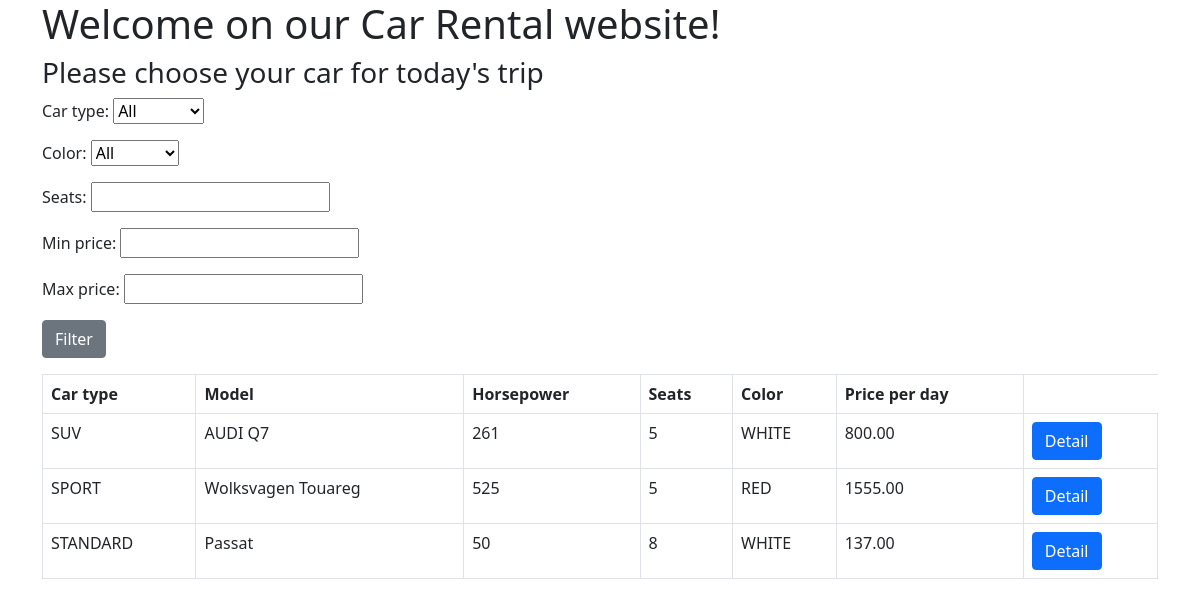
Page /home/ on the earlier database version.
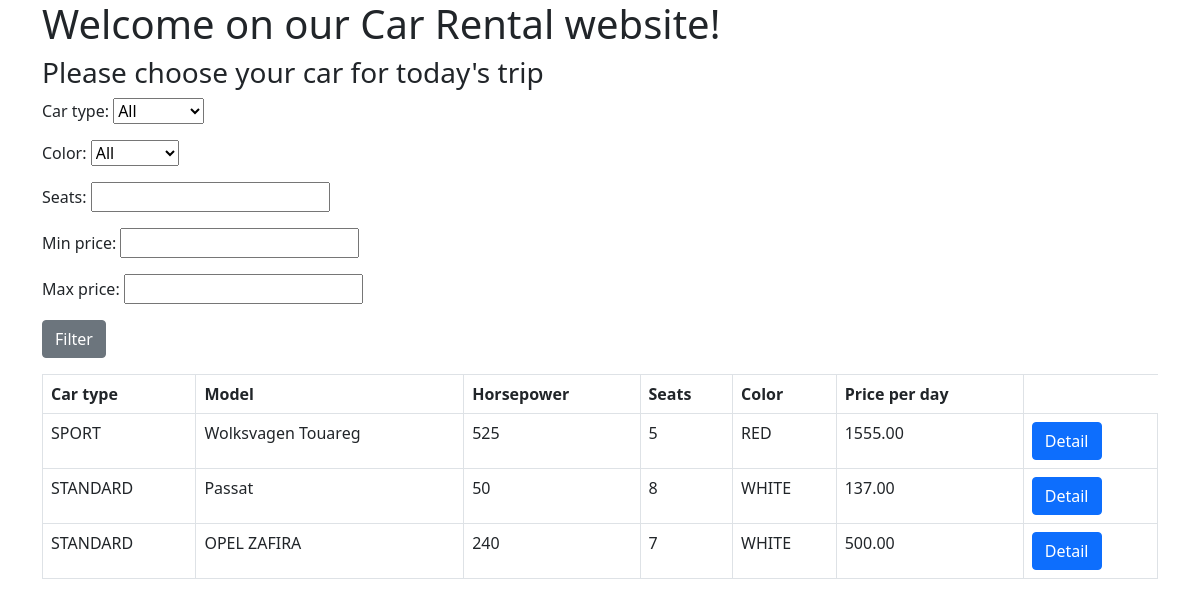
Same page on the later database version.
### reservations/models.py (models this page shows, shortened)
class Car(models.Model):
    CAR_COLORS_CHOICES = [("BLACK", "black"), ("WHITE", "white"), ("RED", "red"), ("GRAPHITE", "graphite")]
    CAR_TYPES = [("SUV", "SUV"), ("SPORT", "sport"), ("STANDARD", "standard")]
    car_type = models.CharField(choices=CAR_TYPES, max_length=16)
    model = models.CharField(max_length=100)
    horsepower = models.DecimalField(decimal_places=0, max_digits=3, null=True)
    seats = models.PositiveSmallIntegerField()
    price_per_day = models.DecimalField(decimal_places=2, max_digits=6)
    color = models.CharField(choices=CAR_COLORS_CHOICES, max_length=16)

### reservations/views.py (the view, shortened to what this page needs)
# urls.py: path("home/", HomeView.as_view(), name="home_view"), # http://127.0.0.1:8000/home
class HomeView(ListView):
    model = Car
    template_name = "home_view.html"
    context_object_name = "object_list"
    def get_queryset(self):
        qs = Car.objects.annotate(num_reservations=Count("reservations")).filter(num_reservations=0)
        return qs
    def get_context_data(self, **kwargs):
        context = super().get_context_data(**kwargs)
        context["form"] = CarFilterForm()
        return context

### reservations/forms.py
class CarFilterForm(forms.Form):
    car_type = forms.ChoiceField(choices=[("None", "All"), ("SUV", "SUV"), ("SPORT", "Sport"), ("STANDARD", "Standard")], required=False)
    color = forms.ChoiceField(choices=[("None", "All"), ("BLACK", "Black"), ("WHITE", "White"), ("RED", "Red"), ("GRAPHITE", "Graphite")], required=False)
    seats = forms.IntegerField(min_value=1, required=False)
    min_price = forms.DecimalField(required=False, decimal_places=2, max_digits=6)
    max_price = forms.DecimalField(required=False, decimal_places=2, max_digits=6)

### reservations/templates/home_view.html (shortened to what this page needs)
<head>
    <link href="https://cdn.jsdelivr.net/npm/bootstrap@5.0.2/dist/css/bootstrap.min.css" rel="stylesheet">
</head>
<body>
<div class="container">
    <h1>Welcome on our Car Rental website!</h1>
    <h3>Please choose your car for today's trip</h3>
    <form method="post" action="{% url 'home_view' %}">
        {{ form.as_p }}
        <button type="submit" class="btn btn-secondary">Filter</button>
    </form>
<table class="table table-bordered">
    <tr>
        <th>Car type</th>
        <th>Model</th>
        <th>Horsepower</th>
        <th>Seats</th>
        <th>Color</th>
        <th>Price per day</th>
    </tr>
    {% for object in object_list %}
    <tr>
        <td>{{ object.car_type }}</td>
        <td>{{ object.model }}</td>
        <td>{{ object.horsepower }}</td>
        <td>{{ object.seats }}</td>
        <td>{{ object.color }}</td>
        <td>{{ object.price_per_day }}</td>
        <td><a href="{% url 'car_detail' object.id %}"><button type="button" class="btn btn-Primary">Detail</button></a></td>
    </tr>
    {% endfor %}
</div>
</body>

Differences in the rows shown:
no longer on this page (row unchanged): Car: car_type "SUV", model "AUDI Q7", horsepower "261", seats "5", color "WHITE", price_per_day "800.00"
added Car: car_type "STANDARD", model "OPEL ZAFIRA", horsepower "240", seats "7", color "WHITE", price_per_day "500.00"
